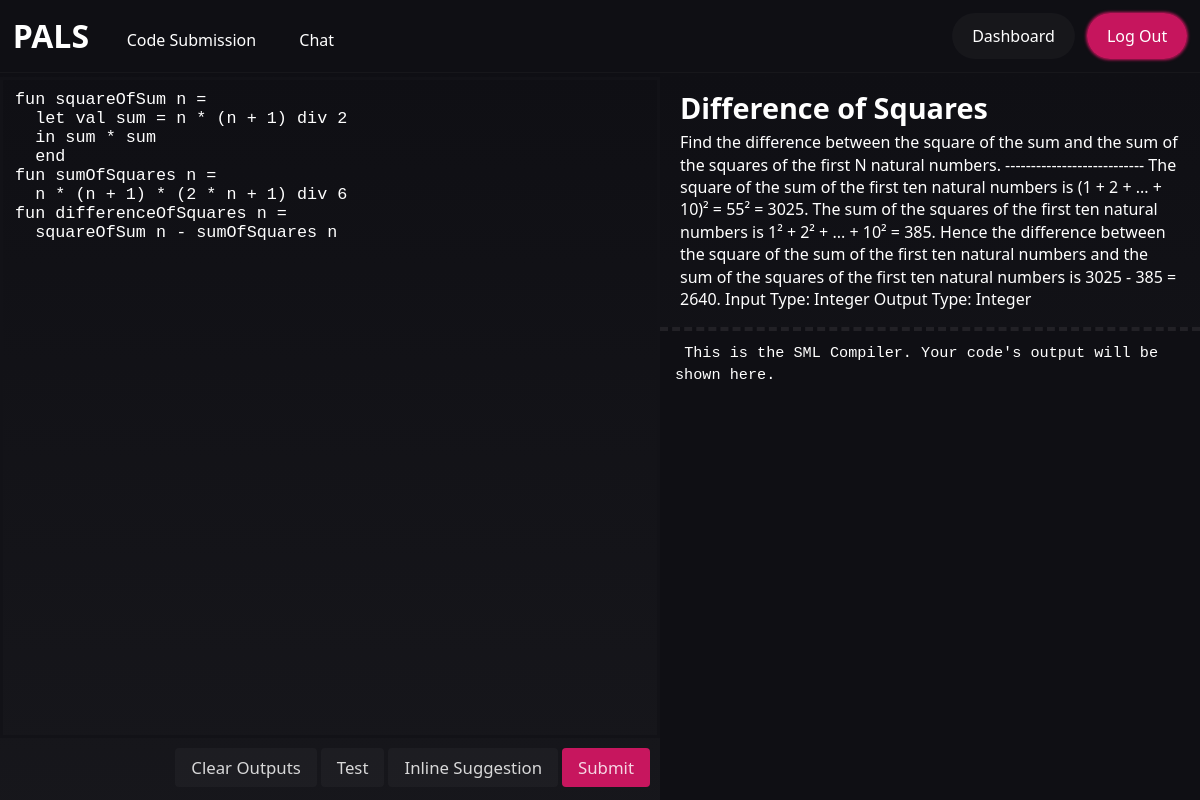
/341/codesubmission/, run on the app's committed database.
### studentSystem/models.py (models this page shows, shortened)
class Session (models.Model):
    user = models.ForeignKey(User, on_delete=models.CASCADE) # associates every new session object with a user
    title = models.CharField(max_length=255, default="Session")
    question = models.ForeignKey(  # associates session with a question
        Question,
        on_delete=models.CASCADE,
        related_name="sessions"
    )
    chatLog = models.JSONField(default=list, blank=True)
    codeSubmission = models.CharField(max_length=2500, default="")

class Question (models.Model): # Object that holds the coding question
    DIFFICULTY_CHOICES = [
        (1, 'Very Easy'),
        (2, 'Easy'),
        (3, 'Medium'),
        (4, 'Hard'),
    ]
    question_title = models.CharField(max_length = 255, default="Question_Title", primary_key=True)
    question_description = models.CharField(max_length = 2500, default="Description Missing")
    test_cases = models.JSONField(default=list)
    target_function = models.CharField(max_length = 100)
    target_function_definition = models.CharField(max_length = 1000, default="")
    difficulty = models.PositiveSmallIntegerField(
        choices=DIFFICULTY_CHOICES,
        default=1
    )

### studentSystem/views.py (the view)
# urls.py: path("<int:id>/codesubmission/", views.codeSubmit, name="codeSubmit"), # Code submission page
def codeSubmit(request, id): # TODO: Add tooltips to buttons
    session = Session.objects.get(pk = id)
    submission = session.codeSubmission
    context = {
        "codeSubmission" : submission,
        "session" : session,
        "nextSession" : id + 1,
        "previousSession" : id - 1,
    }
    return render(request, "studentSystem/codeSubmit.html", context)

### studentSystem/templates/studentSystem/codeSubmit.html (shortened to what this page needs)
{% load static %}
<!DOCTYPE html>
<html lang="en">
    <link rel="stylesheet" href="{% static 'CSS/submitStyle.css' %}">
    <head>
    </head>
    <body>
        {% include "studentSystem/partials/session_navbar.html" %}
        <div id="main">
            <div class="input-area-container">
                <textarea placeholder="Begin response here..." class="input-area" id="code-input-area" spellcheck="false"></textarea>
                <div class="input-button-area">
                    <button class="input-button" id="submit"> Submit </button>
                    <button class="input-button" id="ask-ai"> Inline Suggestion </button>
                    <button class="input-button" id="test"> Test </button>
                    <button class="input-button" id="clear-compiler"> Clear Outputs </button>
                </div>
            </div>
            <div class="problem-compiler-container">
                <div class="problem-container">
                    <h1 class="problem-header"> {{ session.question.question_title }} </h1>
                    <p class="problem-description"> {{ session.question.question_description }}</p>
                </div>
                <div class="compiler-container">
                    <p class="compiler-output" id="original-compiler-message"> This is the SML Compiler. Your code's output will be shown here. </p>
                </div>
            </div>
        </div>
    </body>
</html>

### studentSystem/templates/studentSystem/partials/session_navbar.html
{% load static %}
<link rel="stylesheet" href="{% static 'CSS/navbar.css' %}">
<nav class="navbar">
    <div class="navbar-container">
        <div class="navbar-brand">
            <a href="{% url 'dashboard' %}" class="brand-link" aria-label="brand">PALS</a>
        </div>
        <div class="navbar-links">
            <ul class="nav-list">
                <li class="nav-item">
                    <a href="/{{session.pk}}/codesubmission/" class="nav-link">Code Submission</a>
                </li>
                <li class="nav-item">
                    <a href="/{{session.pk}}/chat/" class="nav-link">Chat</a>
                </li>
            </ul>
        </div>
        <div class="navbar-actions">
            <a class="secondary-btn" href="{% url 'dashboard' %}">Dashboard</a>
            <a class="secondary-btn" id="logout" href="{% url 'logout' %}">Log Out</a>
        </div>
    </div>
</nav>

### pals_project/static/CSS/submitStyle.css (style rules this page uses)
:root { --primary-color: rgb(15, 15, 20); --primary-color-light: rgb(18, 18, 23); --primary-color-dark: rgb(12, 12, 18); --secondary-color: rgba(255, 255, 255, 0.03); --secondary-color-dark: rgba(33, 33, 41, 0.15); --text-color: #fff; --secondary-text-color: #ffffffd3; --tertiary-color: rgb(37, 37, 37); --highlight: rgba(255, 0, 102, 0.171); --highlight-2: rgba(255, 23, 116, 0.76); --highlight-green: rgba(32, 187, 89, 0.747); --highlight-yellow: rgba(234, 179, 8, 0.76); --highlight-red: rgba(239, 68, 68, 0.76); --navbar-height: 65px; --gap: 1rem; --border: #e2e8f0; --focus-outline: 2px solid #2563eb; }
#main { background-image: linear-gradient(var( --primary-color), var(--secondary-color)); height: calc(100vh - var(--navbar-height)); display: flex; flex-direction: row; align-items: center; }
.input-area-container { height: 99%; width: 55%; display: flex; flex-direction: column; }
.input-area { width: 100%; background-color: linear-gradient(var(--primary-color), var(--secondary-color-dark)); color: var(--text-color); padding: 10px 12px; font-size: 1.05rem; border: none; resize: none; outline: none; border: 3px solid var(--primary-color-light); flex: 1; }
.input-button-area { width: 100%; padding: 10px; background-color: linear-gradient(var(--primary-color), var(--secondary-color-dark)); display: flex; flex-direction: row-reverse; align-items: center; justify-content: right; gap: 4px; }
.input-button { height: auto; width: auto; white-space: nowrap; padding-inline: 1rem; padding-block: 0.5rem; font-family: system-ui,-apple-system,BlinkMacSystemFont,"Segoe UI",Roboto,sans-serif; font-size: 1.05rem; color: var(--secondary-text-color); background-color: var(--secondary-color); border: none; border-radius: 4px; cursor: pointer; transition: background-color 0.25s; }
#submit { background-color: var(--highlight-2); text-decoration: none; display: flex; justify-content: center; align-items: center; }
.problem-compiler-container { height: 100%; width: 45%; display: flex; flex-direction: column; }
.problem-container { padding: 15px 20px; background-color: linear-gradient(var(--secondary-color-dark), var(--secondary-color)); }
.problem-header { font-size: 1.8rem; }
.problem-description { font-size: 1rem; margin-top: 3px; }
.compiler-container { height: 100%; font-family: monospace; background-color: var(--primary-color); font-size: 0.95rem; border-top: 2px solid var(--primary-color-light); display: flex; flex-direction: column; gap: 6px; overflow: scroll; }
.compiler-output { padding: 12px 15px; border-top: 4px dashed var(--tertiary-color); white-space: pre-wrap; }

### pals_project/static/CSS/navbar.css (style rules this page uses)
:root { --primary-color: rgb(15, 15, 20); --secondary-color: rgba(255, 255, 255, 0.03); --text-color: #fff; --tertiary-color: rgba(252, 240, 245, 0.08); --highlight: rgba(255, 0, 102, 0.171); --highlight-2: rgba(255, 23, 116, 0.76); --navbar-height: clamp(56px, 6vw, 72px); --gap: 0.8rem; --border: #e2e8f0; --focus-outline: 2px solid #2563eb; }
* { box-sizing: border-box; margin: 0; padding: 0; }
body { font-family: system-ui,-apple-system,BlinkMacSystemFont,"Segoe UI",Roboto,sans-serif; background: var(--primary-color); color: #fff; line-height: 1.4; min-height: 100vh; }
.navbar { background: transparent; border-bottom: 1px solid var(--secondary-color); position: relative; z-index: 10; font-size: 2rem; }
.navbar-container { max-width: 1500px; margin: 0 auto; height: var(--navbar-height); display: flex; align-items: center; padding: 0 var(--gap); gap: var(--gap); justify-content: space-between; }
.navbar-brand .brand-link { text-decoration: none; font-weight: 600; padding: 0.25rem 0rem; display: inline-block; color: var(--text-color); }
.navbar-links { flex: 1; margin-left: var(--gap); }
.nav-list { list-style: none; display: flex; gap: calc(var(--gap) * 1.5); padding: 0; margin: 0; align-items: center; }
.nav-item { position: relative; }
.nav-link, .dropdown-link, .secondary-btn { background: none; border: none; cursor: pointer; text-decoration: none; color: var(--text); font-size: 1rem; padding: 0.5rem 0.75rem; border-radius: 6px; display: inline-flex; align-items: center; gap: 4px; }
#logout { box-shadow: 0 0 3px 1px var(--highlight-2); }
.navbar-actions { display: flex; gap: 0.75rem; align-items: center; }
.secondary-btn { border: 1px solid var(--quaternary-color); padding: 0.75rem 1.25rem; border-radius: 999px; background: var(--secondary-color); font-weight: 400; }
#logout { background: var(--highlight-2) }

### data on the page
Session: question.question_title "Difference of Squares", question.question_description "Find the difference between the square of the sum and the sum of the squares of the first N natural numbers. --------------------------- The square of the sum of the first ten natural numbers is (1 + 2 + ... + 10)² = 55² = 3025. The sum of the squares of the first ten natural numbers is 1² + 2² + ... + 10² = 385. Hence the difference between the square of the sum of the first ten natural numbers and the sum of the squares of the first ten natural numbers is 3025 - 385 = 2640. Input Type: Integer Output Type: Integer"
